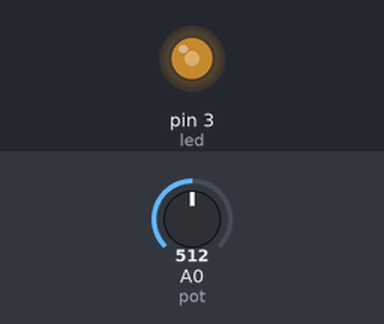
Bench run of a sketch on a simulated Arduino Uno, built with avr-gcc and run on an emulated ATmega328P. Parts: output pins drawn as LEDs (lit = HIGH). Inputs (shaded band) come from the test bench; at power-on: A0 (pot) = 512.

Above: at 1.2 s.
1.3 s: A0 (pot) set to 716
At 1.9 s:
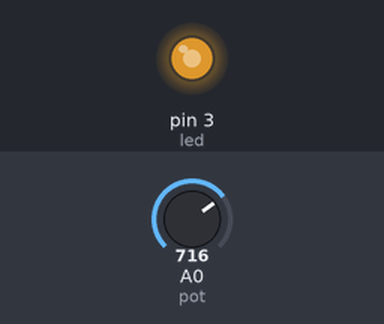
2.8 s: A0 (pot) set to 900
At 4.0 s:
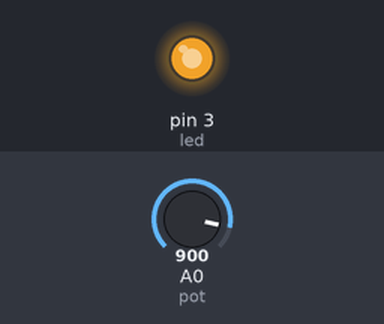
4.3 s: A0 (pot) set to 122
At 5.4 s:
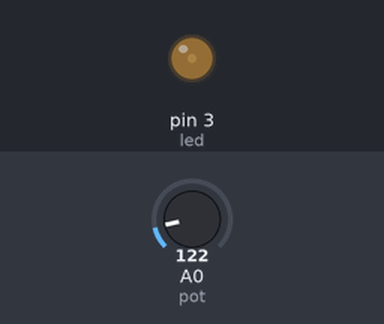
5.8 s: A0 (pot) set to 0
At 6.5 s:
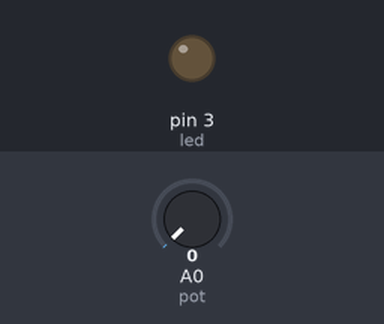
7.3 s: A0 (pot) set to 511
At 7.6 s:
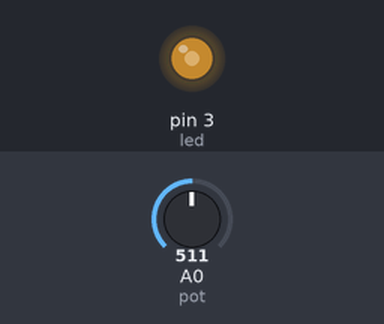
Timing chart, 0 to 9.8 s (numbered marks = the images above; inputs shaded):
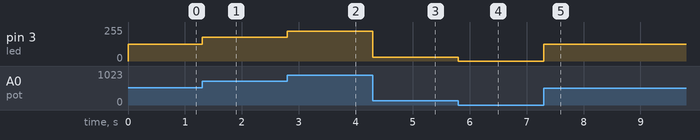

Measured:
- after the input at 1.3 s, pin 3 (led): 127/255 → 178/255 at once
- after the input at 2.8 s, pin 3 (led): 178/255 → 224/255 at once
- after the input at 4.3 s, pin 3 (led): 224/255 → 30/255 at once
- after the input at 5.8 s, pin 3 (led): 30/255 → 0/255 at once
- after the input at 7.3 s, pin 3 (led): 0/255 → 127/255 at once

The sketch:

PMetreLed2.ino
```cpp
#define led 3
#define pot A0

void setup() {
  // put your setup code here, to run once:

}

void loop() {
  int deger = analogRead(pot); //pot dan alınan değeri, değer degiskenine atar
  deger = map(deger,0,1023,0,255); //deger degiskeni ve aralığını, son iki belirtilen sayı aralığına alır
  analogWrite(led, deger); //led'e deger'deki analog değeri yazar.

}
```
